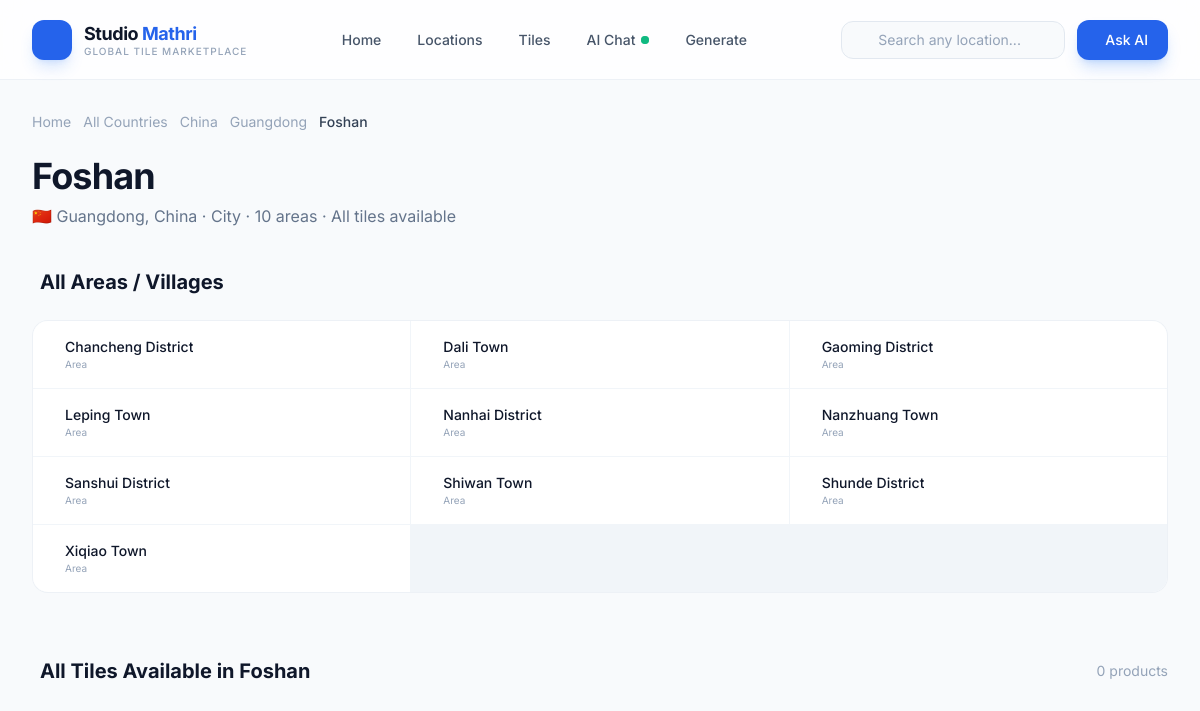
Page /locations/china/guangdong/foshan/ on the committed database.
### tiles/models.py (models this page shows, shortened)
class Country(models.Model):
    name = models.CharField(max_length=100, unique=True)
    slug = models.SlugField(max_length=120, unique=True, blank=True)
    flag_emoji = models.CharField(max_length=10, blank=True)
    continent = models.CharField(max_length=60)
    description = models.TextField(blank=True)
    market_overview = models.TextField(blank=True)
    key_stats = models.JSONField(default=dict, blank=True)
    is_top_producer = models.BooleanField(default=False)
    is_top_consumer = models.BooleanField(default=False)
    ranking = models.PositiveIntegerField(default=0)
    image = models.URLField(blank=True, null=True)
    created_at = models.DateTimeField(auto_now_add=True)
    class Meta:
        ordering = ['ranking']

class State(models.Model):
    country = models.ForeignKey(Country, on_delete=models.CASCADE, related_name='states')
    name = models.CharField(max_length=150)
    slug = models.SlugField(max_length=170, blank=True)
    state_type = models.CharField(max_length=50, default='State',
        help_text="State, Province, Region, Community, etc.")
    description = models.TextField(blank=True)
    is_tile_hub = models.BooleanField(default=False, help_text="Major tile manufacturing hub")
    class Meta:
        ordering = ['name']
        unique_together = ['country', 'name']

class City(models.Model):
    state = models.ForeignKey(State, on_delete=models.CASCADE, related_name='cities')
    name = models.CharField(max_length=200)
    slug = models.SlugField(max_length=220, blank=True)
    city_type = models.CharField(max_length=50, default='City',
        help_text="City, Town, District, Municipality, etc.")
    description = models.TextField(blank=True)
    is_tile_hub = models.BooleanField(default=False)
    latitude = models.FloatField(blank=True, null=True)
    longitude = models.FloatField(blank=True, null=True)
    class Meta:
        ordering = ['name']
        unique_together = ['state', 'name']
    @property
    def village_count(self):
        return self.villages.count()

class Village(models.Model):
    city = models.ForeignKey(City, on_delete=models.CASCADE, related_name='villages')
    name = models.CharField(max_length=250)
    slug = models.SlugField(max_length=270, blank=True)
    area_type = models.CharField(max_length=50, default='Area',
        help_text="Village, Area, Neighborhood, Ward, District, etc.")
    description = models.TextField(blank=True)
    pincode = models.CharField(max_length=20, blank=True)
    class Meta:
        ordering = ['name']
        unique_together = ['city', 'name']

### tiles/views.py (the view)
# urls.py: path('locations/<slug:country_slug>/<slug:state_slug>/<slug:city_slug>/', views.villages_list, name='villages'),
def villages_list(request, country_slug, state_slug, city_slug):
    country = get_object_or_404(Country, slug=country_slug)
    state = get_object_or_404(State, slug=state_slug, country=country)
    city = get_object_or_404(City, slug=city_slug, state=state)
    villages = city.villages.all()
    tiles = _get_tiles_for_country(country)
    breadcrumbs = _build_breadcrumbs([
        ('All Countries', '/locations/'),
        (country.name, f'/locations/{country.slug}/'),
        (state.name, f'/locations/{country.slug}/{state.slug}/'),
        (city.name, None),
    ])
    return render(request, 'tiles/locations/villages.html', {
        'country': country, 'state': state, 'city': city,
        'villages': villages, 'tiles': tiles, 'village': None,
        'showrooms': [], 'breadcrumbs': breadcrumbs,
    })

### tiles/views.py (called while the page is built)
def _build_breadcrumbs(items):
    return items

def _get_tiles_for_country(country):
    return TileProduct.objects.filter(
        countries=country, is_active=True
    ).select_related('category').prefetch_related('effects', 'finishes', 'sizes')

### tiles/templates/tiles/locations/villages.html (shortened to what this page needs)
{% extends 'tiles/base.html' %}
{% block content %}
<section class="pt-28 pb-24 bg-slate-50 min-h-screen">
    <div class="max-w-7xl mx-auto px-4 sm:px-6 lg:px-8">
        {% include 'tiles/components/breadcrumb.html' %}
        <div class="mb-10">
            <h1 class="text-3xl lg:text-4xl font-bold tracking-tight text-slate-900">{{ city.name }}</h1>
            <p class="text-base text-slate-500 mt-2">
    {{ country.flag_emoji }}
    {{ state.name }}, {{ country.name }}
    · {{ city.city_type }}
    · {{ city.village_count }} areas
    · All tiles available
</p>
        </div>
        {% if village %}
        <div class="bg-white rounded-2xl border border-slate-200/60 p-6 lg:p-8 mb-8">
            <h2 class="text-2xl font-bold text-slate-900 mb-2">{{ village.name }}</h2>
            <p class="text-sm text-slate-500">{{ city.name }}, {{ state.name }}, {{ country.name }}</p>
            {% if village.pincode %}
            <p class="text-sm text-slate-400 mt-1">Pincode: {{ village.pincode }}</p>
            {% endif %}
            {% if village.description %}
            <p class="text-sm text-slate-600 mt-3">{{ village.description }}</p>
            {% endif %}
            {% if showrooms %}
            <div class="mt-6 pt-6 border-t border-slate-100">
                <h3 class="text-sm font-semibold text-slate-900 mb-3">Showrooms in {{ village.name }}</h3>
                <div class="space-y-2">
                    {% for sr in showrooms %}
                    <div class="flex items-center gap-2 text-sm text-slate-600">
                        <iconify-icon icon="lucide:store" class="text-brand-500"></iconify-icon>
                        {{ sr.name }}
                    </div>
                    {% endfor %}
                </div>
            </div>
            {% endif %}
        </div>
        {% else %}
        <h2 class="text-xl font-bold text-slate-900 mb-6 flex items-center gap-2">
            All Areas / Villages
        </h2>
        <div class="bg-white rounded-2xl border border-slate-200/60 overflow-hidden mb-16">
            <div class="grid grid-cols-1 sm:grid-cols-2 lg:grid-cols-3 xl:grid-cols-4 gap-px bg-slate-100">
                {% for v in villages %}
                <a href="{% url 'tiles:village_tiles' country_slug=country.slug state_slug=state.slug city_slug=city.slug village_slug=v.slug %}" class="group flex items-center gap-3 px-5 py-4 bg-white hover:bg-blue-50/50 transition-colors">
                    <div class="min-w-0">
                        <p class="text-sm font-medium text-slate-900 group-hover:text-brand-600 transition-colors truncate">{{ v.name }}</p>
                        <p class="text-[10px] text-slate-400">{{ v.area_type }}{% if v.pincode %} · {{ v.pincode }}{% endif %}</p>
                    </div>
                </a>
                {% endfor %}
            </div>
        </div>
        {% endif %}
        <div class="mb-8">
            <div class="flex items-center justify-between mb-6">
                <h2 class="text-xl font-bold text-slate-900 flex items-center gap-2">
                    All Tiles Available in {{ village.name|default:city.name }}
                </h2>
                <span class="text-sm text-slate-400">{{ tiles.count }} products</span>
            </div>
        </div>
    </div>
</section>
{% endblock %}

### tiles/templates/tiles/components/breadcrumb.html (shortened to what this page needs)
<nav class="flex items-center flex-wrap gap-1.5 text-xs sm:text-sm text-slate-400 mb-6" aria-label="Breadcrumb">
    <a href="{% url 'tiles:home' %}" class="hover:text-brand-600 transition-colors">Home</a>
    {% for label, url in breadcrumbs %}
    {% if url %}
    <a href="{{ url }}" class="hover:text-brand-600 transition-colors">{{ label }}</a>
    {% else %}
    <span class="text-slate-700 font-medium">{{ label }}</span>
    {% endif %}
    {% endfor %}
</nav>

### tiles/static/css/style.css (style rules this page uses)
*, *::before, *::after { box-sizing: border-box; margin: 0; padding: 0; }
html { scroll-behavior: smooth; -webkit-text-size-adjust: 100%; text-size-adjust: 100%; }
body { -webkit-font-smoothing: antialiased; -moz-osx-font-smoothing: grayscale; text-rendering: optimizeLegibility; }

### rows in the picture
Country: breadcrumbs "China", flag_emoji "🇨🇳", name "China"
State: breadcrumbs "Guangdong", name "Guangdong"
City: breadcrumbs "Foshan", name "Foshan", city_type "City", village_count "10"
Village: name "Chancheng District", area_type "Area"
Village: name "Dali Town", area_type "Area"
Village: name "Gaoming District", area_type "Area"
Village: name "Leping Town", area_type "Area"
Village: name "Nanhai District", area_type "Area"
Village: name "Nanzhuang Town", area_type "Area"
Village: name "Sanshui District", area_type "Area"
Village: name "Shiwan Town", area_type "Area"
Village: name "Shunde District", area_type "Area"
Village: name "Xiqiao Town", area_type "Area"

### other values in the picture
{{ label }} "All Countries"
{{ tiles.count }} "0"
